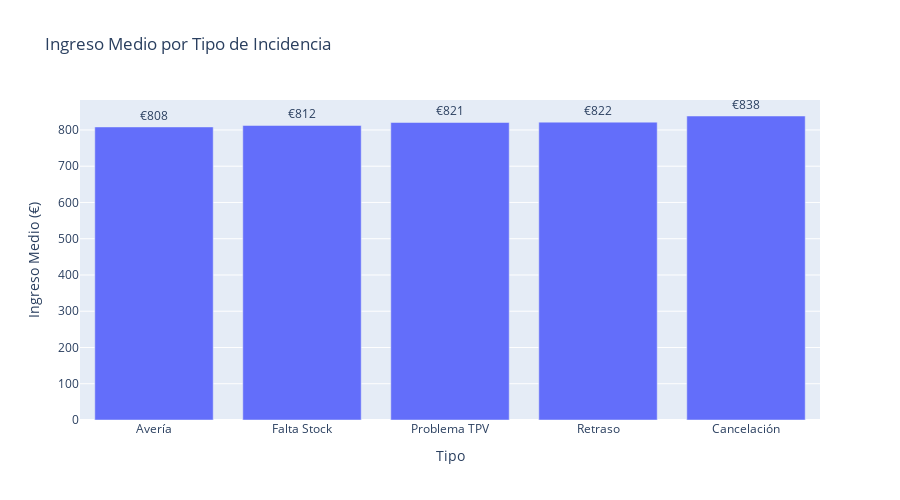

Notebook source saved alongside this figure:
### Code cell
# Análisis por tipo
impacto_tipo = df_tipo.groupby('TipoIncidencia').agg({
    'Ingresos': ['mean', 'std', 'count'],
    'Suma de DuracionMin': 'mean'
}).round(2)

impacto_tipo.columns = ['Ingreso_Medio', 'Desv_Est', 'Num_Casos', 'Duracion_Media']
impacto_tipo = impacto_tipo.sort_values('Ingreso_Medio')

print("=" * 60)
print("IMPACTO POR TIPO DE INCIDENCIA")
print("=" * 60)
print(impacto_tipo)

# Visualizar
fig = px.bar(impacto_tipo.reset_index(), 
             x='TipoIncidencia', 
             y='Ingreso_Medio',
             title='Ingreso Medio por Tipo de Incidencia',
             labels={'Ingreso_Medio': 'Ingreso Medio (€)', 'TipoIncidencia': 'Tipo'},
             text='Ingreso_Medio')
fig.update_traces(texttemplate='€%{text:,.0f}', textposition='outside')
fig.update_layout(height=500)
fig.show()

### Figure 1 — Plotly figure (JSON) as saved in the notebook; plotly's stock layout.template omitted (floating-point values rounded to 4 significant figures)
{"data": [{"alignmentgroup": "True", "hovertemplate": "Tipo=%{x}<br>Ingreso Medio (€)=%{text}<extra></extra>", "legendgroup": "", "marker": {"color": "#636efa", "pattern": {"shape": ""}}, "name": "", "offsetgroup": "", "orientation": "v", "showlegend": false, "text": [808.3, 812.4, 820.5, 821.5, 838.5], "textposition": "outside", "texttemplate": "€%{text:,.0f}", "type": "bar", "x": ["Avería", "Falta Stock", "Problema TPV", "Retraso", "Cancelación"], "xaxis": "x", "y": [808.3, 812.4, 820.5, 821.5, 838.5], "yaxis": "y"}], "layout": {"barmode": "relative", "height": 500, "legend": {"tracegroupgap": 0}, "title": {"text": "Ingreso Medio por Tipo de Incidencia"}, "xaxis": {"anchor": "y", "domain": [0, 1], "title": {"text": "Tipo"}}, "yaxis": {"anchor": "x", "domain": [0, 1], "title": {"text": "Ingreso Medio (€)"}}}}
